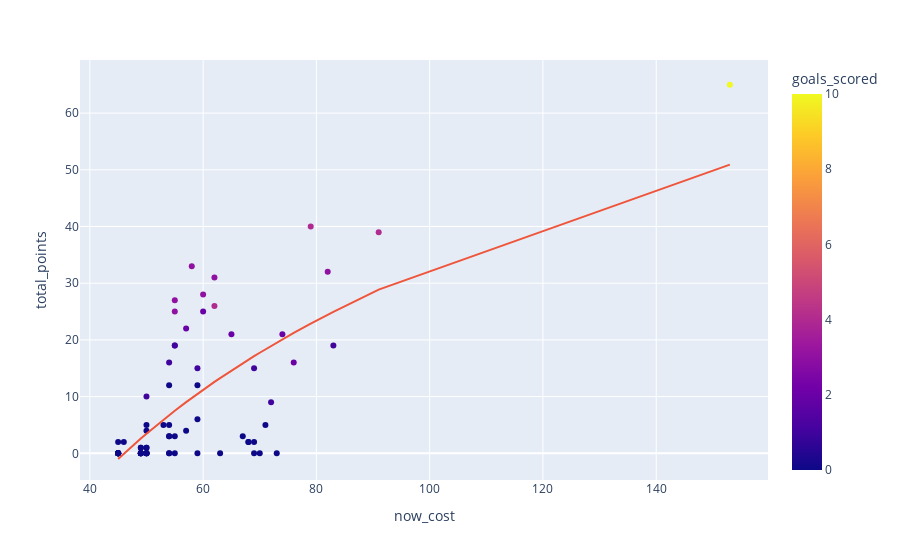

The code cell stored with this chart in its notebook:
### Code cell
# Logarithmic trendline
forwards.plot.scatter(x="now_cost", y="total_points", hover_data=["first_name", "second_name"], color='goals_scored', trendline="ols", trendline_options=dict(log_x=True))

### Figure 1 — Plotly figure (JSON) as saved in the notebook; plotly's stock layout.template omitted (floating-point values rounded to 4 significant figures; data arrays with more than 128 entries replaced by an {"elided": "..."} marker saying what was removed)
{"data": [{"customdata": {"elided": "73x2 str values"}, "hovertemplate": "now_cost=%{x}<br>total_points=%{y}<br>first_name=%{customdata[0]}<br>second_name=%{customdata[1]}<br>goals_scored=%{marker.color}<extra></extra>", "legendgroup": "", "marker": {"color": [0, 3, 4, 4, 0, 0, 1, 0, 0, 3, 0, 2, 0, 0, 3, 0, 0, 0, 0, 4, 0, 2, 0, 0, 2, 0, 1, 0, 0, 3, 0, 0, 0, 3, 0, 0, 0, 0, 0, 2, 1, 0, 10, 0, 0, 1, 0, 1, 0, 0, 0, 0, 0, 3, 0, 0, 0, 0, 0, 2, 0, 0, 0, 0, 0, 1, 0, 0, 2, 0, 0, 0, 1], "coloraxis": "coloraxis", "symbol": "circle"}, "mode": "markers", "name": "", "orientation": "v", "showlegend": false, "type": "scatter", "x": [68, 82, 62, 91, 54, 45, 59, 59, 73, 60, 55, 55, 45, 55, 58, 54, 50, 63, 49, 79, 59, 74, 54, 50, 60, 49, 54, 49, 59, 55, 50, 50, 49, 55, 54, 45, 54, 45, 49, 57, 72, 71, 153, 70, 69, 69, 45, 83, 69, 50, 57, 49, 45, 62, 50, 53, 50, 49, 46, 76, 68, 45, 50, 45, 54, 50, 67, 45, 65, 50, 45, 49, 55], "xaxis": "x", "y": [2, 32, 26, 39, 3, 2, 15, 0, 0, 28, 3, 19, 0, 0, 33, 0, 0, 0, 1, 40, 6, 21, 0, 4, 25, 0, 16, 0, 12, 27, 1, 0, 1, 25, 3, 0, 5, 0, 0, 22, 9, 5, 65, 0, 2, 15, 0, 19, 0, 1, 4, 0, 0, 31, 5, 5, 0, 0, 2, 16, 2, 0, 0, 0, 12, 10, 3, 0, 21, 0, 0, 0, 19], "yaxis": "y"}, {"hovertemplate": "<b>OLS trendline</b><br>total_points = 97.6653 * log10(now_cost) + -162.463<br>R<sup>2</sup>=0.473626<br><br>now_cost=%{x}<br>total_points=%{y} <b>(trend)</b><extra></extra>", "legendgroup": "", "marker": {"symbol": "circle"}, "mode": "lines", "name": "", "showlegend": false, "type": "scatter", "x": [45, 45, 45, 45, 45, 45, 45, 45, 45, 45, 46, 49, 49, 49, 49, 49, 49, 49, 49, 50, 50, 50, 50, 50, 50, 50, 50, 50, 50, 53, 54, 54, 54, 54, 54, 54, 54, 55, 55, 55, 55, 55, 55, 57, 57, 58, 59, 59, 59, 59, 60, 60, 62, 62, 63, 65, 67, 68, 68, 69, 69, 69, 70, 71, 72, 73, 74, 76, 79, 82, 83, 91, 153], "xaxis": "x", "y": [-1.002, -1.002, -1.002, -1.002, -1.002, -1.002, -1.002, -1.002, -1.002, -1.002, -0.06938, 2.61, 2.61, 2.61, 2.61, 2.61, 2.61, 2.61, 2.61, 3.467, 3.467, 3.467, 3.467, 3.467, 3.467, 3.467, 3.467, 3.467, 3.467, 5.939, 6.732, 6.732, 6.732, 6.732, 6.732, 6.732, 6.732, 7.51, 7.51, 7.51, 7.51, 7.51, 7.51, 9.025, 9.025, 9.763, 10.49, 10.49, 10.49, 10.49, 11.2, 11.2, 12.59, 12.59, 13.27, 14.6, 15.88, 16.51, 16.51, 17.13, 17.13, 17.13, 17.74, 18.34, 18.93, 19.52, 20.1, 21.23, 22.87, 24.45, 24.96, 28.87, 50.91], "yaxis": "y"}], "layout": {"coloraxis": {"colorbar": {"title": {"text": "goals_scored"}}, "colorscale": [[0, "#0d0887"], [0.1111, "#46039f"], [0.2222, "#7201a8"], [0.3333, "#9c179e"], [0.4444, "#bd3786"], [0.5556, "#d8576b"], [0.6667, "#ed7953"], [0.7778, "#fb9f3a"], [0.8889, "#fdca26"], [1, "#f0f921"]]}, "legend": {"tracegroupgap": 0}, "margin": {"t": 60}, "xaxis": {"anchor": "y", "domain": [0, 1], "title": {"text": "now_cost"}}, "yaxis": {"anchor": "x", "domain": [0, 1], "title": {"text": "total_points"}}}}
